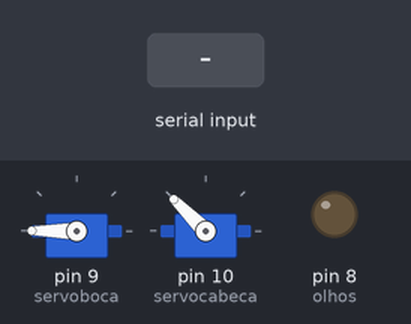
The sketch below on a simulated Arduino Uno, built with avr-gcc and run on an emulated ATmega328P. Shown: 2 × servo, output pins drawn as LEDs (lit = HIGH). Dashed ring = blinking. The inputs (shaded band) are chosen by the test bench.

Above: at 1.2 s.
1.3 s: "e" received over Serial
At 2.4 s:
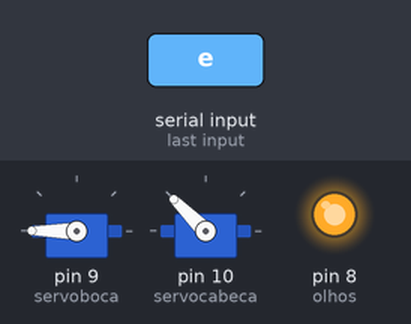
3.3 s: "d" received over Serial
At 4.2 s:
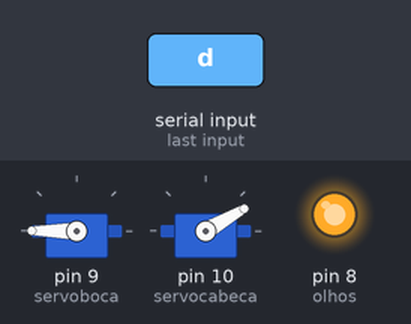
4.9 s: "a" received over Serial
At 5.4 s:
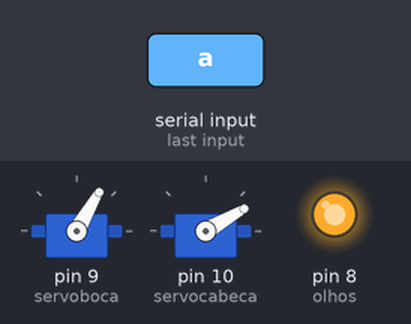
6.5 s: "e" received over Serial
At 7.8 s:
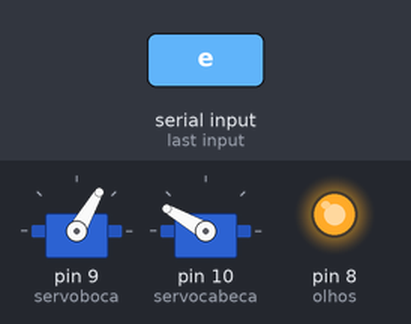
8.1 s: "f" received over Serial
At 9.0 s:
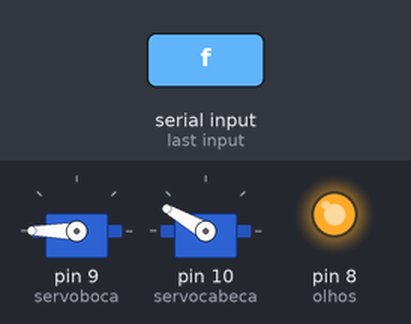
9.7 s: "f" received over Serial
At 9.87 s:
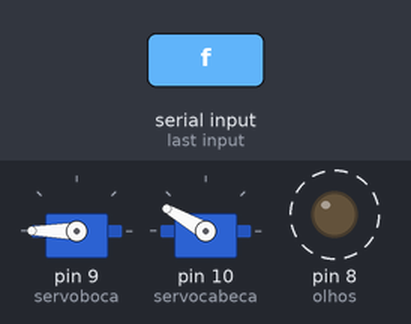
Timing chart, 0 to 12.7 s (numbered marks = the images above; inputs shaded):
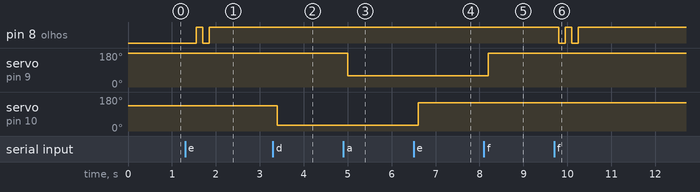

Measured:
- after the input at 1.3 s, pin 8 (olhos): LOW → HIGH after 0.25 s, → LOW 0.15 s later, → HIGH 0.15 s later
- after the input at 3.3 s, servo on pin 10 (servocabeca): 135° → 30° after 0.10 s
- after the input at 4.9 s, servo on pin 9 (servoboca): 180° → 60° after 0.10 s
- after the input at 6.5 s, servo on pin 10 (servocabeca): 30° → 150° after 0.10 s
- after the input at 8.1 s, servo on pin 9 (servoboca): 60° → 180° after 0.10 s
- after the input at 9.7 s, pin 8 (olhos): alternates HIGH for 0.15 s and LOW for 0.15 s, 4 changes in all, then stays HIGH, starting after 0.10 s

The sketch:

Garabot.ino
```cpp
#define abre 60
#define fecha 180
#define centro 90
#define esquerda 150
#define direita 30

#define olhos 8

#include <Servo.h>

Servo servoboca, servocabeca;

char buffer[10];

boolean olhosAcesos = false;
boolean statuscentrocabeca = false;
boolean cabecaesq = true;
boolean cabecadir = false;
boolean bocafechada = true;

void setup() {
  pinMode(olhos, OUTPUT);
  servoboca.attach(9);
  servocabeca.attach(10);
  servoboca.write(fecha);
  servocabeca.write(135);
  digitalWrite(olhos, LOW);
  Serial.begin(9600);
}


void loop() {
  if (Serial.available() > 0) {
    int index = 0;
    delay(100);
    int numChar = Serial.available();
    if (numChar > 10) {
      numChar = 10;
    }
    while (numChar --) {
      buffer[index++] = Serial.read();
    }

    mandarComando(buffer, index);
  }

}

void mandarComando(char* comando, int qtd) {
  for (int i = 0; i < qtd; i ++) {
    switch (comando[i]) {
      case 'o' : acenderOlhos();
        break;
      case 'e' : virarEsquerda();
        break;
      case 'd' : virarDireita();
        break;
      case 'a' : abrirBoca();
        break;
      case 'f' : fecharBoca();
        break;
    }
    delay(300);
  }
}

void acenderOlhos() {
  olhosAcesos = !olhosAcesos;
  digitalWrite(olhos, olhosAcesos);
}

void virarEsquerda() {
  if (cabecadir) {
    servocabeca.write(esquerda);
    cabecaesq = true;
    cabecadir = false;
  } else {
    piscarOlhos();
  }
}

void virarDireita() {
  if (cabecaesq) {
    servocabeca.write(direita);
    cabecaesq = false;
    cabecadir = true;
  } else {
    piscarOlhos();
  }
}

void fecharBoca() {
  if (!bocafechada) {
    servoboca.write(fecha);
    bocafechada = true;
  } else {
    piscarOlhos();
  }
}

void abrirBoca(){
  if (bocafechada) {
    servoboca.write(abre);
    bocafechada = false;
  } else {
    piscarOlhos();
  }
}

//Pisca os olhos toda vez que um comando é impossível
void piscarOlhos() {
  digitalWrite(olhos, LOW);
  delay(150);
  digitalWrite(olhos, HIGH);
  delay(150);
  digitalWrite(olhos, LOW);
  delay(150);
  digitalWrite(olhos, HIGH);
}
```
